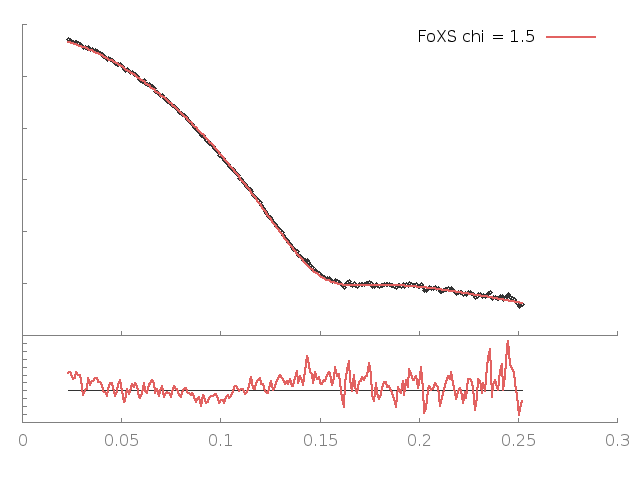

Write the gnuplot code that produced this figure.
set terminal png enhanced; set output "23905g.B99990011_MSE_23905_merge2_q25.png";
set lmargin 2; set rmargin 2;set multiplot
set origin 0,0;set size 1,0.3; set tmargin 0; set bmargin 3;set ylabel '';set format y '';set xtics nomirror;set ytics nomirror; set border 3
set style line 11 lc rgb '#808080' lt 1;set border 3 back ls 11;f(x)=1
plot f(x) notitle lc rgb '#333333', '23905g.B99990011_MSE_23905_merge2_q25.dat' u 1:($2/$3) notitle w lines lw 2.5 lc rgb '#e26261'
set origin 0,0.3;set size 1,0.69; set bmargin 0; set tmargin 1;set xlabel ''; set format x ''; set ylabel '';
plot '23905g.B99990011_MSE_23905_merge2_q25.dat' u 1:2 thru log(y) notitle lc rgb '#333333' pt 6 ps 0.8, '23905g.B99990011_MSE_23905_merge2_q25.dat' u 1:3 thru log(y) t 'FoXS chi = 1.5' w lines lw 2.5 lc rgb '#e26261'
unset multiplot
reset
